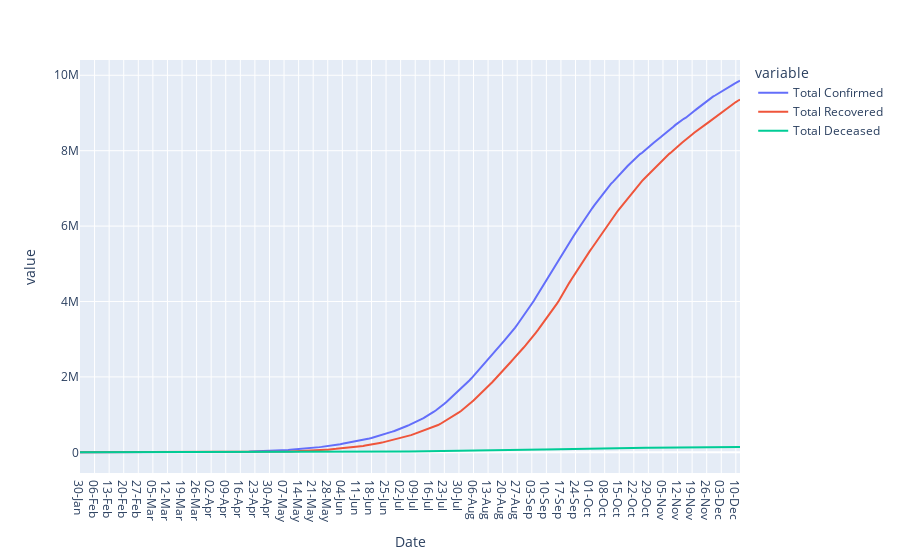

Notebook code cell kept with this figure:
### Code cell
px.line(india,x='Date',y=['Total Confirmed','Total Recovered','Total Deceased'])

### Figure 1 — Plotly figure (JSON) as saved in the notebook; plotly's stock layout.template omitted (floating-point values rounded to 4 significant figures; data arrays with more than 128 entries replaced by an {"elided": "..."} marker saying what was removed)
{"data": [{"hovertemplate": "variable=Total Confirmed<br>Date=%{x}<br>value=%{y}<extra></extra>", "legendgroup": "Total Confirmed", "line": {"color": "#636efa", "dash": "solid"}, "mode": "lines", "name": "Total Confirmed", "orientation": "v", "showlegend": true, "type": "scatter", "x": {"elided": "318 str values"}, "xaxis": "x", "y": {"elided": "318 int values"}, "yaxis": "y"}, {"hovertemplate": "variable=Total Recovered<br>Date=%{x}<br>value=%{y}<extra></extra>", "legendgroup": "Total Recovered", "line": {"color": "#EF553B", "dash": "solid"}, "mode": "lines", "name": "Total Recovered", "orientation": "v", "showlegend": true, "type": "scatter", "x": {"elided": "318 str values"}, "xaxis": "x", "y": {"elided": "318 int values"}, "yaxis": "y"}, {"hovertemplate": "variable=Total Deceased<br>Date=%{x}<br>value=%{y}<extra></extra>", "legendgroup": "Total Deceased", "line": {"color": "#00cc96", "dash": "solid"}, "mode": "lines", "name": "Total Deceased", "orientation": "v", "showlegend": true, "type": "scatter", "x": {"elided": "318 str values"}, "xaxis": "x", "y": {"elided": "318 int values"}, "yaxis": "y"}], "layout": {"legend": {"title": {"text": "variable"}, "tracegroupgap": 0}, "margin": {"t": 60}, "xaxis": {"anchor": "y", "domain": [0, 1], "title": {"text": "Date"}}, "yaxis": {"anchor": "x", "domain": [0, 1], "title": {"text": "value"}}}}
